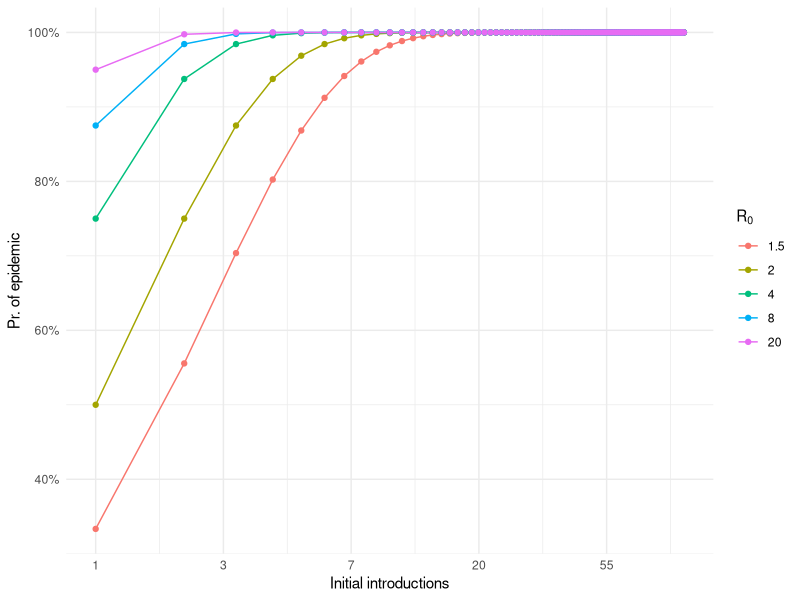

Generate this figure with R:
## ---- chunk 1
plot_folder <- file.path("plots", "stochastic-models/")
if (!dir.exists(plot_folder)) dir.create(plot_folder)

knitr::opts_chunk$set(message = FALSE, dpi = 400, fig.path = "plots/")

library(dplyr)
library(ggplot2)
## ---- chunk 2
lapply(c(1.5, 2, 4, 8, 20), function(R) {
  tibble(I = 1:100, P = 1 - 1 / R^I, R)
}) %>%
  bind_rows() %>%
  ggplot(aes(I, P, color = factor(R))) +
  geom_line() +
  geom_point() +
  scale_x_continuous(trans = "log", labels = round) +
  scale_y_continuous(labels = scales::percent) +
  labs(x = "Initial introductions", y = "Pr. of epidemic", color = expression(R[0])) +
  theme_minimal()
